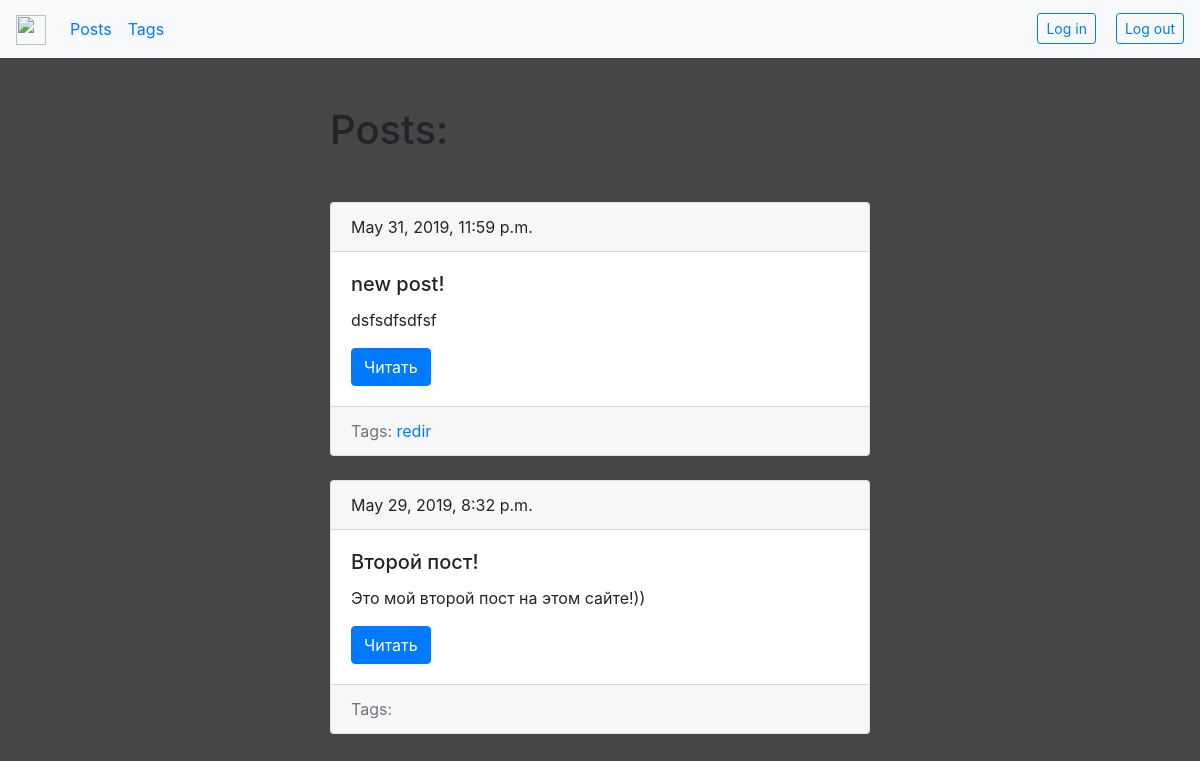
/blog/, run on an earlier commit of the app's database.
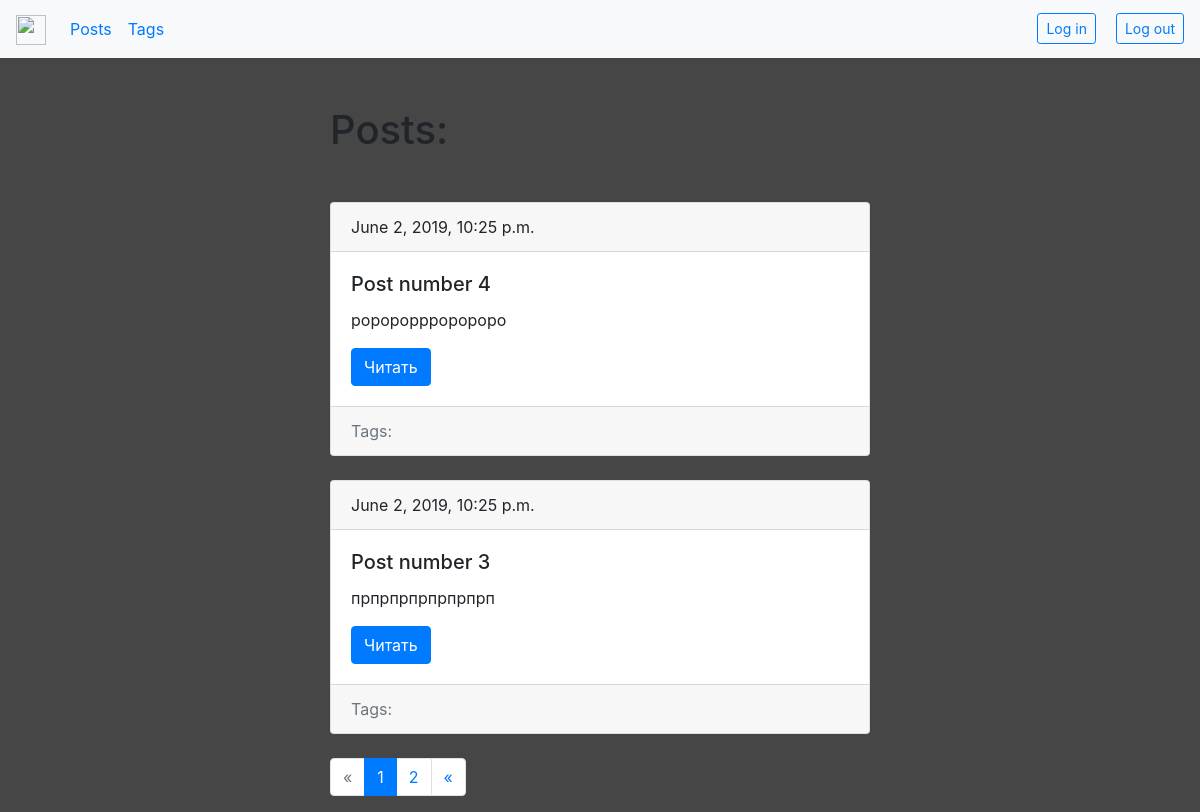
And on a later commit of the database.
### blog/models.py (models this page shows, shortened)
class Post(models.Model):
    title = models.CharField(max_length=150, db_index=True)
    slug = models.SlugField(max_length=150, blank=True, unique=True)
    body = models.TextField(blank=True, db_index=True)
    tags = models.ManyToManyField('Tag', blank=True, related_name='posts')
    date_pub = models.DateTimeField(auto_now_add=True)
    def get_absolute_url(self):
        return reverse('post_detail_url', kwargs={'slug': self.slug})
    class Meta:
        ordering = ['-date_pub']

class Tag(models.Model):
    title = models.CharField(max_length=50)
    slug = models.SlugField(max_length=50, unique=True)
    def get_absolute_url(self):
        return reverse('tag_detail_url', kwargs={'slug': self.slug})
    class Meta:
        ordering = ['title']

### blog/views.py (the view)
# urls.py: path('', posts_list, name='posts_list_url'),
def posts_list(request):
    posts = Post.objects.all()
    paginator = Paginator(posts, 2)
    page_number = request.GET.get('page', 1)
    page = paginator.get_page(page_number)
    is_paginated = page.has_other_pages()
    if page.has_previous():
        prv_url = '?page={}'.format(page.previous_page_number())
    else:
        prv_url = ''
    if page.has_next():
        next_url = '?page={}'.format(page.next_page_number())
    else:
        next_url = ''
    context = {
        'page_object': page,
        'is_paginated': is_paginated,
        'next_url': next_url,
        'prv_url': prv_url,
    }
    return render(request, 'blogg/index.html', context=context)

### blog/templates/blogg/index.html (shortened to what this page needs)
{% extends 'blogg/base_blog.html'%}
{% block content %}
<h1 class="mb-5">Posts:</h1>
{% for post in page_object.object_list %}
{% include 'blogg/includs/post_card_template.html'%}
{%endfor%}
{% endblock%}

### blog/templates/blogg/includs/post_card_template.html
<div class="card mb-4">
    <div class="card-header">
        {{post.date_pub}}
    </div>
    <div class="card-body">
        <h5 class="card-title">{{post.title}}</h5>
        <p class="card-text">{{post.body|truncatewords:15}}</p>
        <a href="{{ post.get_absolute_url }}" class="btn btn-primary">Читать</a>
    </div>
    <div class="card-footer text-muted">
        Tags:
        {% for tag in post.tags.all %}
            <a href="{{ tag.get_absolute_url }}">{{ tag.title }}</a>
        {%endfor%}
    </div>
</div>

What changed in the data, as far as the page shows it:
no longer on this page (row unchanged): Post: date_pub "May 31, 2019, 11:59 p.m.", title "new post!", body "dsfsdfsdfsf"
no longer on this page (row unchanged): Tag: title "redir"
no longer on this page (row unchanged): Post: date_pub "May 29, 2019, 8:32 p.m.", title "Второй пост!", body "Это мой второй пост на этом сайте!))"
added Post: date_pub "June 2, 2019, 10:25 p.m.", title "Post number 4", body "popopopppopopopo"
added Post: date_pub "June 2, 2019, 10:25 p.m.", title "Post number 3", body "прпрпрпрпрпрпрп"
Also different on the page:
new list line: "1"
new list line: "2"
